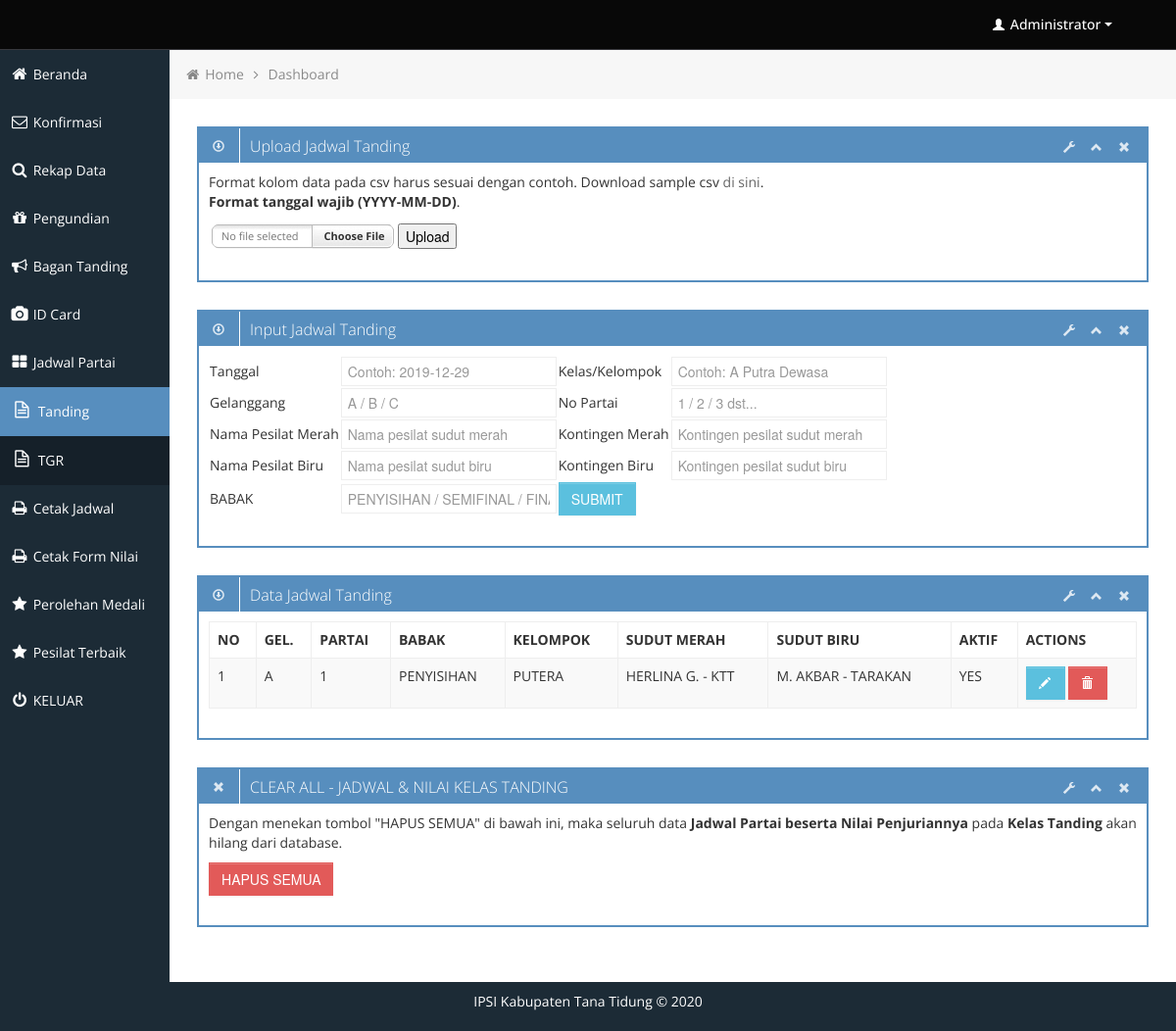
Page /backend/jadwal_partai_tanding.php (signed in) on the committed database.
### tables this page shows
CREATE TABLE `jadwal_tanding` (
  `id_partai` int(11) NOT NULL,
  `tgl` date NOT NULL,
  `kelas` varchar(55) NOT NULL,
  `gelanggang` varchar(2) NOT NULL,
  `partai` varchar(4) NOT NULL,
  `nm_merah` varchar(55) NOT NULL,
  `kontingen_merah` varchar(55) NOT NULL,
  `nm_biru` varchar(55) NOT NULL,
  `kontingen_biru` varchar(55) NOT NULL,
  `status` varchar(55) NOT NULL DEFAULT '-',
  `pemenang` varchar(150) NOT NULL DEFAULT '-',
  `babak` varchar(55) DEFAULT NULL,
  `medali` varchar(2) NOT NULL DEFAULT '0',
  `aktif` varchar(2) NOT NULL DEFAULT '0'
);

### backend/jadwal_partai_tanding.php (the view, shortened to what this page needs)
<?php
	include("includes/connection.php");
	$sqljadwal = "SELECT * FROM jadwal_tanding ORDER BY id_partai DESC";
	$jadwal_tanding = mysqli_query($koneksi,$sqljadwal);
?>
			<div class="row-fluid sortable">
				<div class="box span12">
					<div class="box-header" data-original-title>
						<h2><i class="halflings-icon white download"></i><span class="break"></span>Upload Jadwal Tanding</h2>
						<div class="box-icon">
							<a href="#" class="btn-setting"><i class="halflings-icon white wrench"></i></a>
							<a href="#" class="btn-minimize"><i class="halflings-icon white chevron-up"></i></a>
							<a href="#" class="btn-close"><i class="halflings-icon white remove"></i></a>
						</div>
					</div>
					<div class="box-content">
						<?php
						if (isset($_POST['submit'])) {
							    if (is_uploaded_file($_FILES['filename']['tmp_name'])) {
							        echo "<h1>" . "File ". $_FILES['filename']['name'] ." Berhasil di Upload" . "</h1>";
							        echo "<h2>Menampilkan Hasil Upload:</h2>";
							        readfile($_FILES['filename']['tmp_name']);
							    }
							    $handle = fopen($_FILES['filename']['tmp_name'], "r");
							    while (($data = fgetcsv($handle, 1000, ",")) !== FALSE) {
							        $import = "INSERT into jadwal_tanding (id_partai, tgl, kelas, gelanggang, partai, nm_merah, kontingen_merah,
							        										nm_biru, kontingen_biru,babak)
							        			VALUES (NULL,'$data[0]','$data[1]','$data[2]','$data[3]','$data[4]','$data[5]',
							        						'$data[6]','$data[7]','$data[8]')";
							        mysqli_query($koneksi,$import) or die(mysqli_error($koneksi));
							    }
							    fclose($handle);
							    echo "<br><strong>Import data selesai.</strong>";
							}else {
						?>
						<form enctype='multipart/form-data' action='' method='post'>
							<p>
								Format kolom data pada csv harus sesuai dengan contoh.
								Download sample csv <A HREF="sample_jadwal.csv">di sini</A>.
								<br><strong>Format tanggal wajib (YYYY-MM-DD)</strong>.
							</p>
							<table>
								<tr>
									<td>
									</td>
									<td><input type='submit' name='submit' value='Upload'></td>
								</tr>
							</table>
						</form>
						<?php }
						?>
					</div>
				</div>
			</div>
			<div class="row-fluid sortable">
				<div class="box span12">
					<div class="box-header" data-original-title>
						<h2><i class="halflings-icon white download"></i><span class="break"></span>Input Jadwal Tanding</h2>
						<div class="box-icon">
							<a href="#" class="btn-setting"><i class="halflings-icon white wrench"></i></a>
							<a href="#" class="btn-minimize"><i class="halflings-icon white chevron-up"></i></a>
							<a href="#" class="btn-close"><i class="halflings-icon white remove"></i></a>
						</div>
					</div>
					<div class="box-content">
						<form class="form-horizontal" method="post" action="do_post_jadwal_tanding.php">
							<table>
								<tr>
									<td>Tanggal</td>
									<td><input type="text" name="tanggal" id="tanggal" maxlength="35" placeholder="Contoh: 2019-12-29"></td>
									<td>Kelas/Kelompok</td>
									<td><input type="text" name="kelas" id="kelas" maxlength="35" placeholder="Contoh: A Putra Dewasa"></td>
								</tr>
								<tr>
									<td>Gelanggang</td>
									<td><input type="text" name="gelanggang" id="gelanggang" maxlength="35" placeholder="A / B / C"></td>
									<td>No Partai</td>
									<td><input type="text" name="nopartai" id="nopartai" maxlength="35" placeholder="1 / 2 / 3 dst..."></td>
								</tr>
								<tr>
									<td>Nama Pesilat Merah</td>
									<td><input type="text" name="nm_merah" id="nm_merah" maxlength="55" placeholder="Nama pesilat sudut merah"></td>
									<td>Kontingen Merah</td>
									<td><input type="text" name="kont_merah" id="kont_merah" maxlength="55" placeholder="Kontingen pesilat sudut merah"></td>
								</tr>
								<tr>
									<td>Nama Pesilat Biru</td>
									<td><input type="text" name="nm_biru" id="nm_biru" maxlength="55" placeholder="Nama pesilat sudut biru"></td>
									<td>Kontingen Biru</td>
									<td><input type="text" name="kont_biru" id="kont_biru" maxlength="55" placeholder="Kontingen pesilat sudut biru"></td>
								</tr>
								<tr>
									<td>BABAK</td>
									<td><input type="text" name="babak" id="babak" maxlength="55" placeholder="PENYISIHAN / SEMIFINAL / FINAL"></td>
									<td colspan="2"><input type="submit" class="btn btn-info" value="SUBMIT"></td>
								</tr>
							</table>
						</form>
					</div>
				</div>
			</div>
			<div class="row-fluid sortable">
				<div class="box span12">
					<div class="box-header" data-original-title>
						<h2><i class="halflings-icon white download"></i><span class="break"></span>Data Jadwal Tanding</h2>
						<div class="box-icon">
							<a href="#" class="btn-setting"><i class="halflings-icon white wrench"></i></a>
							<a href="#" class="btn-minimize"><i class="halflings-icon white chevron-up"></i></a>
							<a href="#" class="btn-close"><i class="halflings-icon white remove"></i></a>
						</div>
					</div>
					<div class="box-content">
						<table class="table table-striped table-bordered bootstrap-datatable datatable">
						<thead>
							<tr>
								<th>NO</th>
								<th>GEL.</th>
								<th>PARTAI</th>
								<th>BABAK</th>
								<th>KELOMPOK</th>
								<th>SUDUT MERAH</th>
								<th>SUDUT BIRU</th>
								<th>AKTIF</th>
								<th>ACTIONS</th>
							</tr>
						</thead>
						<tbody>
							<?php $no=0; while($jadwal = mysqli_fetch_array($jadwal_tanding)) { $no++;?>
							<tr>
								<td><?php echo $no; ?></td>
								<td><?php echo $jadwal['gelanggang']; ?></td>
								<td><?php echo $jadwal['partai']; ?></td>
								<td><?php echo $jadwal['babak']; ?></td>
								<td><?php echo $jadwal['kelas']; ?></td>
								<td><?php echo $jadwal['nm_merah']." - ".$jadwal['kontingen_merah']; ?></td>
								<td><?php echo $jadwal['nm_biru']." - ".$jadwal['kontingen_biru']; ?></td>
								<td>
									<?php
										if($jadwal['aktif']=='0') {
											echo "NO";
										} else {
											echo "YES";
										}
									?>
								</td>
								<td class="center">
									<a class="btn btn-info" href="edit_partai.php?id_partai=<?php echo $jadwal['id_partai']; ?>">
										<i class="halflings-icon white pencil"></i>
									</a>
									<a class="btn btn-danger" onclick="return confirmDel()" href="del_partai.php?id_partai=<?php echo $jadwal['id_partai'];?>">
										<i class="halflings-icon white trash"></i>
									</a>
								</td>
							</tr>
							<?php } ?>
						</tbody>
						</table>
					</div>
				</div>
			</div>
<div class="row-fluid sortable">
	<div class="box span12">
		<div class="box-header" data-original-title>
			<h2><i class="halflings-icon white remove"></i><span class="break"></span>CLEAR ALL - JADWAL & NILAI KELAS TANDING</h2>
			<div class="box-icon">
				<a href="#" class="btn-setting"><i class="halflings-icon white wrench"></i></a>
				<a href="#" class="btn-minimize"><i class="halflings-icon white chevron-up"></i></a>
				<a href="#" class="btn-close"><i class="halflings-icon white remove"></i></a>
			</div>
		</div>
		<div class="box-content">
			<form class="form-horizontal" method="post" action="do_clear_jadwal_tanding.php">
				<p>Dengan menekan tombol "HAPUS SEMUA" di bawah ini, maka seluruh data <b>Jadwal Partai beserta Nilai Penjuriannya</b> pada <b>Kelas Tanding</b> akan hilang dari database.</p>
				<input type="submit" onclick="return confirmDel()" class="btn btn-danger" value="HAPUS SEMUA">
			</form>
		</div>
	</div>
</div>

### backend/css/style.css (style rules this page uses)
body { background: #F5F5F5; color: #333; border: none; font-family: 'Open Sans', sans-serif; font-weight: 400; }
a { color: #646464; }
h2 { font-size: 16px; line-height: 16px; }
.box { border: 2px solid #578EBE; background: #fff !important; margin-bottom: 28px; }
.box-header { height: 16px; font-size: 16px; line-height: 16px; padding: 10px; background: #578EBE; -webkit-box-shadow: none; -moz-box-shadow: none; box-shadow: none; overflow: hidden; }
.box-header h2 { float:left; margin-top: 0px; font-weight: 300; }
.box-header .box-icon, .box-header h2 { color:#fff; }
.box-header h2 i { margin: 0px 3px 0px 4px; opacity: .8; filter: alpha(opacity=80); -ms-filter:"progid:DXImageTransform.Microsoft.Alpha(Opacity=80)"; }
.box-header .box-icon { float:right; margin-top: 1px; }
.box-header .box-icon i { -webkit-transition: all 0.1s ease-in-out; -moz-transition: all 0.1s ease-in-out; -o-transition: all 0.1s ease-in-out; -ms-transition: all 0.1s ease-in-out; transition: all 0.1s ease-in-out; opacity: .8; filter: alpha(opacity=80); -ms-filter:"progid:DXImageTransform.Microsoft.Alpha(Opacity=80)"; }
.box-header .box-icon a { margin: 0px 5px; }
.box-content { position: relative; z-index: 50; margin-top: -1px; padding: 10px; background: #fff !important; }
.btn { display: inline-block; padding: 6px 12px; margin-bottom: 0; font-size: 14px; font-weight: 500; line-height: 20px; text-align: center; white-space: nowrap; vertical-align: middle; cursor: pointer; border: 1px solid #a7a9aa; -webkit-border-radius: 0px !important; border-radius: 0px !important; }
.btn i { margin-top: 2px; }
.btn { color: #ffffff; background-color: #a7a9aa; border-color: #a7a9aa; background-image: none; filter: none; text-shadow: none; }
.btn-danger { background-color: #E25A59; border-color: #E25A59; }
.btn-info { background-color: #5bc0de; border-color: #5bc0de; }
.table th, .table td { border-top: 1px solid #eee; }
.table-bordered { border-color: #eee; -webkit-border-radius: 0px !important; -moz-border-radius: 0px !important; border-radius: 0px !important; }
.table-bordered th, .table-bordered td { border-left: 1px solid #eee; }
.table-bordered thead:first-child tr:first-child > th:first-child, .table-bordered tbody:first-child tr:first-child > td:first-child, .table-bordered tbody:first-child tr:first-child > th:first-child { -webkit-border-radius: 0px !important; -moz-border-radius: 0px !important; border-radius: 0px !important; }
.table-bordered thead:first-child tr:first-child > th:last-child, .table-bordered tbody:first-child tr:first-child > td:last-child, .table-bordered tbody:first-child tr:first-child > th:last-child { -webkit-border-radius: 0px !important; -moz-border-radius: 0px !important; border-radius: 0px !important; }
.table-bordered thead:last-child tr:last-child > th:first-child, .table-bordered tbody:last-child tr:last-child > td:first-child, .table-bordered tbody:last-child tr:last-child > th:first-child, .table-bordered tfoot:last-child tr:last-child > td:first-child, .table-bordered tfoot:last-child tr:last-child > th:first-child { -webkit-border-radius: 0px !important; -moz-border-radius: 0px !important; border-radius: 0px !important; }
.table-bordered thead:last-child tr:last-child > th:last-child, .table-bordered tbody:last-child tr:last-child > td:last-child, .table-bordered tbody:last-child tr:last-child > th:last-child, .table-bordered tfoot:last-child tr:last-child > td:last-child, .table-bordered tfoot:last-child tr:last-child > th:last-child { -webkit-border-radius: 0px !important; -moz-border-radius: 0px !important; border-radius: 0px !important; }

### backend/css/halflings.css (style rules this page uses)
html, html .halflings { -webkit-font-smoothing: antialiased !important; }
.halflings-icon { display: inline-block; width: 14px; height: 14px; line-height: 14px; vertical-align: text-top; background-image: url(../img/glyphicons_halflings.svg); background-position: 0 0; background-repeat: no-repeat; vertical-align: top; *display: inline; *zoom: 1; *margin-right: .3em; }
.halflings-icon.white { background-image: url(../img/glyphicons_halflings-white.svg); }
.halflings-icon.remove { background-position: -312px 0; }
.halflings-icon.trash { background-position: -456px 0; }
.halflings-icon.download { background-position: -120px -24px; }
.halflings-icon.pencil { background-position: 0 -72px; }
.halflings-icon.chevron-up { background-position: -288px -120px; }
.halflings-icon.wrench { background-position: -360px -144px; }

### rows in the picture
jadwal_tanding: gelanggang "A", partai "1", babak "PENYISIHAN", kelas "PUTERA", nm_merah "HERLINA G.", kontingen_merah "KTT", nm_biru "M. AKBAR", kontingen_biru "TARAKAN", aktif "YES"
